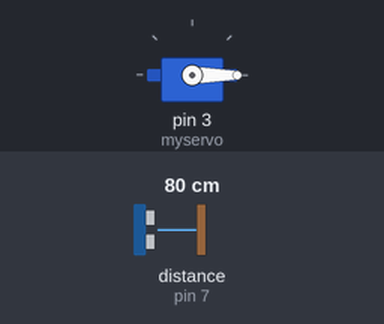
Bench run of a sketch on a simulated Arduino Uno, built with avr-gcc and run on an emulated ATmega328P. Parts: servo. Wiring (inferred from the names in the program): ultrasonic range finder: trigger pin 6; echo pin 7. Inputs (shaded band) come from the test bench; at power-on: distance to the obstacle (sensor on pin 7) 80 cm. The echo pulse lasts 58.3 µs per cm; what the sketch prints to the serial monitor is not drawn.

Above: at 1.2 s.
1.3 s: distance to the obstacle (sensor on pin 7) set to 120 cm
4.3 s: distance to the obstacle (sensor on pin 7) set to 250 cm
Timing chart, 0 to 7.3 s (numbered marks = the images above; inputs shaded):
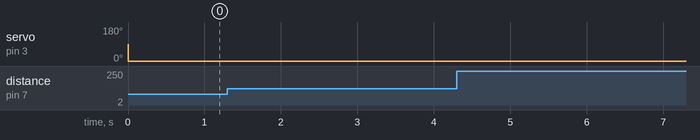

The sketch:

Toll_gate.ino
```cpp
#include <Servo.h>
Servo myservo;
const int trigPin = 6; //this pin is for OUTPUT
const int echoPin = 7;  // this pin is for INPUT
long tmeduration;
int distance;


void setup() {

  myservo.attach(3);
  pinMode(trigPin,OUTPUT);
  pinMode(echoPin,INPUT);
  Serial.begin(9600);
}

void loop() {
  digitalWrite(trigPin,LOW);
  delayMicroseconds(2);
  digitalWrite(trigPin,HIGH);
  delayMicroseconds(10);
   digitalWrite(trigPin,LOW);

tmeduration=pulseIn(echoPin,HIGH);
distance=(0.034*tmeduration)/2;

if(distance<=0){

  myservo.write(180);
  }
  else{
    myservo.write(0);}

  Serial.print("distance:");
  Serial.println(distance);


}
```

Measured:
- after the input at 1.3 s, every drawn part: stays the same
- after the input at 4.3 s, every drawn part: stays the same
